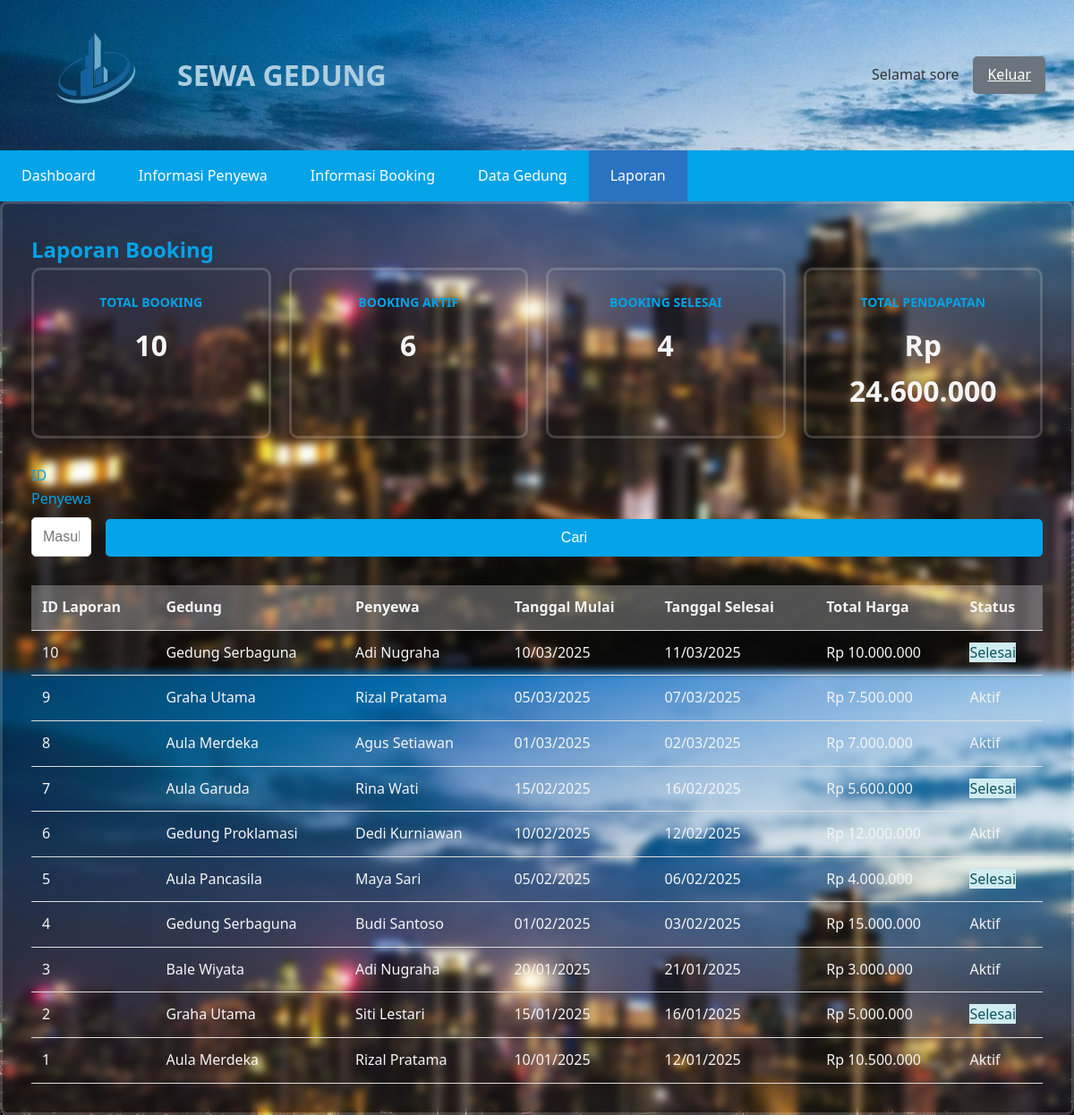
Screenshot of /laporan.php (signed in) with the database file from the repository.
### tables this page shows
CREATE TABLE booking (
    id INT AUTO_INCREMENT PRIMARY KEY,
    id_gedung INT NOT NULL,
    id_penyewa INT NOT NULL,
    tanggal_mulai DATE NOT NULL,
    tanggal_selesai DATE NOT NULL,
    total_harga DECIMAL(12,2) NOT NULL,
    status ENUM('aktif', 'selesai', 'dibatalkan') DEFAULT 'aktif',
    created_at TIMESTAMP DEFAULT CURRENT_TIMESTAMP,
    FOREIGN KEY (id_gedung) REFERENCES gedung(id),
    FOREIGN KEY (id_penyewa) REFERENCES penyewa(id)
);

CREATE TABLE gedung (
    id INT AUTO_INCREMENT PRIMARY KEY,
    nama VARCHAR(100) NOT NULL,
    lokasi VARCHAR(100) NOT NULL,
    kapasitas INT NOT NULL,
    harga DECIMAL(10,2) NOT NULL,
    status ENUM('tersedia', 'tidak tersedia') DEFAULT 'tersedia'
);

CREATE TABLE penyewa (
    id INT AUTO_INCREMENT PRIMARY KEY,
    nama VARCHAR(100) NOT NULL,
    telepon VARCHAR(20) NOT NULL,
    email VARCHAR(100) NOT NULL,
    alamat TEXT NOT NULL
);

### laporan.php (the view, shortened to what this page needs)
<?php
require_once 'config/database.php';
$stmt_booking = $pdo->query("
    SELECT b.*, g.nama as nama_gedung, p.nama as nama_penyewa
    FROM booking b
    JOIN gedung g ON b.id_gedung = g.id
    JOIN penyewa p ON b.id_penyewa = p.id
    ORDER BY b.tanggal_mulai DESC
");
$booking_list = $stmt_booking->fetchAll(PDO::FETCH_ASSOC);
$stmt_stats = $pdo->query("
    SELECT
        COUNT(*) as total_booking,
        SUM(CASE WHEN status = 'aktif' THEN 1 ELSE 0 END) as booking_aktif,
        SUM(CASE WHEN status = 'selesai' THEN 1 ELSE 0 END) as booking_selesai,
        SUM(CASE WHEN status = 'selesai' THEN total_harga ELSE 0 END) as total_pendapatan
    FROM booking
");
$stats = $stmt_stats->fetch(PDO::FETCH_ASSOC);
?>
<!DOCTYPE html>
<html lang="id">
<head>
</head>
<body>
    <div class="dashboard-container">
        <header class="dashboard-header">
            <div class="header-left">
                <img src="assets/logo.png" alt="Logo UT" class="logo">
                <h1>SEWA GEDUNG</h1>
            </div>
            <div class="header-right">
                <span id="greeting" class="greeting"></span>
                <a href="logout.php" class="btn-secondary">Keluar</a>
            </div>
        </header>
        <nav class="dashboard-nav">
            <ul>
                <li><a href="dashboard.php" class="nav-link">Dashboard</a></li>
                <li><a href="penyewa.php" class="nav-link">Informasi Penyewa</a></li>
                <li><a href="booking.php" class="nav-link">Informasi Booking</a></li>
                <li><a href="gedung.php" class="nav-link">Data Gedung</a></li>
                <li><a href="laporan.php" class="nav-link active">Laporan</a></li>
            </ul>
        </nav>
        <main class="stok-main">
            <h2>Laporan Booking</h2>
            <div class="stats-grid">
                <div class="stat-card">
                    <h3>Total Booking</h3>
                    <p class="stat-number"><?= $stats['total_booking'] ?></p>
                </div>
                <div class="stat-card">
                    <h3>Booking Aktif</h3>
                    <p class="stat-number"><?= $stats['booking_aktif'] ?></p>
                </div>
                <div class="stat-card">
                    <h3>Booking Selesai</h3>
                    <p class="stat-number"><?= $stats['booking_selesai'] ?></p>
                </div>
                <div class="stat-card">
                    <h3>Total Pendapatan</h3>
                    <p class="stat-number">Rp <?= number_format($stats['total_pendapatan'], 0, ',', '.') ?></p>
                </div>
            </div>
             <div class="tracking-form">
                <div class="form-group">
                    <label for="doNumber">ID Penyewa</label>
                    <input type="text" id="doNumber" name="doNumber" placeholder="Masukkan nomor DO">
                </div>
                <button id="searchBtn" class="btn-primary">Cari</button>
            </div>
            <table class="stock-table">
                <thead>
                    <tr>
                        <th>ID Laporan</th>
                        <th>Gedung</th>
                        <th>Penyewa</th>
                        <th>Tanggal Mulai</th>
                        <th>Tanggal Selesai</th>
                        <th>Total Harga</th>
                        <th>Status</th>
                    </tr>
                </thead>
                <tbody>
                    <?php foreach($booking_list as $booking): ?>
                    <tr>
                        <td><?= $booking['id'] ?></td>
                        <td><?= htmlspecialchars($booking['nama_gedung']) ?></td>
                        <td><?= htmlspecialchars($booking['nama_penyewa']) ?></td>
                        <td><?= date('d/m/Y', strtotime($booking['tanggal_mulai'])) ?></td>
                        <td><?= date('d/m/Y', strtotime($booking['tanggal_selesai'])) ?></td>
                        <td>Rp <?= number_format($booking['total_harga'], 0, ',', '.') ?></td>
                        <td><span class="status-<?= $booking['status'] ?>"><?= ucfirst($booking['status']) ?></span></td>
                    </tr>
                    <?php endforeach; ?>
                </tbody>
            </table>
        </main>
    </div>
</body>
</html>

### laporan.php (style rules this page uses)
* { margin: 0; padding: 0; box-sizing: border-box; }
body { font-family: 'Segoe UI', Tahoma, Geneva, Verdana, sans-serif; line-height: 1.6; color: #333; background-image: url(assets/gedung.png); }
.logo { max-width: 150px; margin-bottom: 1rem; }
.form-group { margin-bottom: 1rem; }
.form-group label { display: block; margin-bottom: 0.5rem; font-weight: 500; }
.form-group input { width: 100%; padding: 0.75rem; border: 1px solid #ddd; border-radius: 5px; font-size: 1rem; }
.btn-primary { width: 100%; padding: 0.75rem; background-color: #03a3e8; color: white; border: none; border-radius: 5px; font-size: 1rem; cursor: pointer; transition: background-color 0.3s; }
.btn-secondary { padding: 0.5rem 1rem; background-color: #6c757d; color: white; border: none; border-radius: 5px; cursor: pointer; transition: background-color 0.3s; }
.dashboard-container { display: flex; flex-direction: column; min-height: 100vh; }
.dashboard-header { display: flex; justify-content: space-between; align-items: center; padding: 1rem 2rem; background-image: url("gedung.png"); box-shadow: 0 2px 4px rgba(0, 0, 0, 0.1); }
.header-left { display: flex; align-items: center; }
.header-left h1 { margin-left: 1rem; color: rgb(173, 206, 224); }
.header-right { display: flex; align-items: center; gap: 1rem; }
.greeting { font-weight: 500; }
.dashboard-nav { background-color: #03a3e8; }
.dashboard-nav ul { display: flex; list-style: none; padding: 0; margin: 0; }
.nav-link { display: block; padding: 1rem 1.5rem; color: white; text-decoration: none; transition: background-color 0.3s; }
.nav-link:hover, .nav-link.active { background-color: #2a73c1; }
.stats-grid { display: grid; grid-template-columns: repeat(auto-fit, minmax(250px, 1fr)); gap: 20px; margin-bottom: 30px; }
.stat-card { background: transparent; padding: 25px; backdrop-filter: blur(5px); border: solid rgba(225, 225, 225, .2); border-radius: 10px; box-shadow: 0 2px 10px rgba(0,0,0,0.1); text-align: center; }
.stat-card h3 { color: #03a3e8; font-size: 14px; margin-bottom: 10px; text-transform: uppercase; }
.stat-number { font-size: 2rem; font-weight: bold; color: whitesmoke; }
.tracking-main, .stok-main { background: transparent; border: solid rgba(225, 225, 225, 0.2); backdrop-filter: blur(5px); padding: 2rem; border-radius: 8px; box-shadow: 0 2px 4px rgba(0, 0, 0, 0.1); color: #03a3e8; }
.tracking-form { display: flex; gap: 1rem; margin-bottom: 2rem; align-items: flex-end; }
.tracking-form .form-group { flex: 1; margin-bottom: 0; }
.status-selesai { background-color: #d1ecf1; color: #0c5460; }
.stock-table { width: 100%; border-collapse: collapse; }
.stock-table th, .stock-table td { padding: 0.75rem; text-align: left; color: whitesmoke; border-bottom: 1px solid #ddd; }
.stock-table th { background-color: #f8f9fa4a; font-weight: 600; }

### rows the page displays
booking: id "10", id_gedung.nama "Gedung Serbaguna", id_penyewa.nama "Adi Nugraha", tanggal_mulai "10/03/2025", tanggal_selesai "11/03/2025", total_harga "10.000.000", status "Selesai"
booking: id "9", id_gedung.nama "Graha Utama", id_penyewa.nama "Rizal Pratama", tanggal_mulai "05/03/2025", tanggal_selesai "07/03/2025", total_harga "7.500.000", status "Aktif"
booking: id "8", id_gedung.nama "Aula Merdeka", id_penyewa.nama "Agus Setiawan", tanggal_mulai "01/03/2025", tanggal_selesai "02/03/2025", total_harga "7.000.000", status "Aktif"
booking: id "7", id_gedung.nama "Aula Garuda", id_penyewa.nama "Rina Wati", tanggal_mulai "15/02/2025", tanggal_selesai "16/02/2025", total_harga "5.600.000", status "Selesai"
booking: id "6", id_gedung.nama "Gedung Proklamasi", id_penyewa.nama "Dedi Kurniawan", tanggal_mulai "10/02/2025", tanggal_selesai "12/02/2025", total_harga "12.000.000", status "Aktif"
booking: id "5", id_gedung.nama "Aula Pancasila", id_penyewa.nama "Maya Sari", tanggal_mulai "05/02/2025", tanggal_selesai "06/02/2025", total_harga "4.000.000", status "Selesai"
booking: id "4", id_gedung.nama "Gedung Serbaguna", id_penyewa.nama "Budi Santoso", tanggal_mulai "01/02/2025", tanggal_selesai "03/02/2025", total_harga "15.000.000", status "Aktif"
booking: id "3", id_gedung.nama "Bale Wiyata", id_penyewa.nama "Adi Nugraha", tanggal_mulai "20/01/2025", tanggal_selesai "21/01/2025", total_harga "3.000.000", status "Aktif"
booking: id "2", id_gedung.nama "Graha Utama", id_penyewa.nama "Siti Lestari", tanggal_mulai "15/01/2025", tanggal_selesai "16/01/2025", total_harga "5.000.000", status "Selesai"
booking: id "1", id_gedung.nama "Aula Merdeka", id_penyewa.nama "Rizal Pratama", tanggal_mulai "10/01/2025", tanggal_selesai "12/01/2025", total_harga "10.500.000", status "Aktif"

### other values shown
$stats['total_booking'] "10"
$stats['booking_aktif'] "6"
$stats['booking_selesai'] "4"
$stats['total_pendapatan'] "24.600.000"
